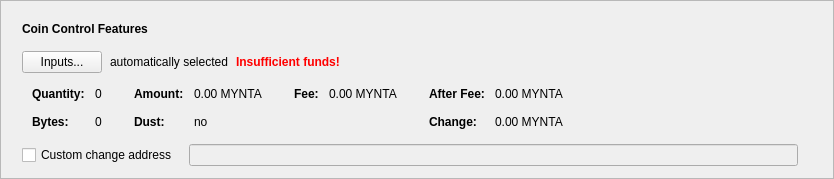
      <widget class="QFrame" name="frameCoinControl">
       <property name="sizePolicy">
        <sizepolicy hsizetype="Expanding" vsizetype="Fixed">
         <horstretch>0</horstretch>
         <verstretch>0</verstretch>
        </sizepolicy>
       </property>
       <property name="frameShape">
        <enum>QFrame::StyledPanel</enum>
       </property>
       <property name="frameShadow">
        <enum>QFrame::Raised</enum>
       </property>
       <layout class="QVBoxLayout" name="verticalLayout_2">
        <item>
         <layout class="QVBoxLayout" name="verticalLayoutCoinControl" stretch="0,0,0,0,0">
          <property name="spacing">
           <number>0</number>
          </property>
          <property name="sizeConstraint">
           <enum>QLayout::SetDefaultConstraint</enum>
          </property>
          <property name="leftMargin">
           <number>10</number>
          </property>
          <property name="topMargin">
           <number>10</number>
          </property>
          <item>
           <layout class="QHBoxLayout" name="horizontalLayoutCoinControl1">
            <property name="bottomMargin">
             <number>15</number>
            </property>
            <item>
             <widget class="QLabel" name="labelCoinControlFeatures">
              <property name="sizePolicy">
               <sizepolicy hsizetype="Preferred" vsizetype="Maximum">
                <horstretch>0</horstretch>
                <verstretch>0</verstretch>
               </sizepolicy>
              </property>
              <property name="font">
               <font>
                <weight>75</weight>
                <bold>true</bold>
               </font>
              </property>
              <property name="styleSheet">
               <string notr="true">font-weight:bold;</string>
              </property>
              <property name="text">
               <string>Coin Control Features</string>
              </property>
             </widget>
            </item>
           </layout>
          </item>
          <item>
           <layout class="QHBoxLayout" name="horizontalLayoutCoinControl2" stretch="0,0,0,0">
            <property name="spacing">
             <number>8</number>
            </property>
            <property name="bottomMargin">
             <number>10</number>
            </property>
            <item>
             <widget class="QPushButton" name="pushButtonCoinControl">
              <property name="styleSheet">
               <string notr="true"/>
              </property>
              <property name="text">
               <string>Inputs...</string>
              </property>
              <property name="autoDefault">
               <bool>false</bool>
              </property>
             </widget>
            </item>
            <item>
             <widget class="QLabel" name="labelCoinControlAutomaticallySelected">
              <property name="text">
               <string>automatically selected</string>
              </property>
              <property name="margin">
               <number>5</number>
              </property>
             </widget>
            </item>
            <item>
             <widget class="QLabel" name="labelCoinControlInsuffFunds">
              <property name="font">
               <font>
                <weight>75</weight>
                <bold>true</bold>
               </font>
              </property>
              <property name="styleSheet">
               <string notr="true">color:red;font-weight:bold;</string>
              </property>
              <property name="text">
               <string>Insufficient funds!</string>
              </property>
              <property name="margin">
               <number>5</number>
              </property>
             </widget>
            </item>
            <item>
             <spacer name="horizontalSpacerCoinControl">
              <property name="orientation">
               <enum>Qt::Horizontal</enum>
              </property>
              <property name="sizeHint" stdset="0">
               <size>
                <width>40</width>
                <height>1</height>
               </size>
              </property>
             </spacer>
            </item>
           </layout>
          </item>
          <item>
           <widget class="QWidget" name="widgetCoinControl" native="true">
            <property name="sizePolicy">
             <sizepolicy hsizetype="Preferred" vsizetype="Preferred">
              <horstretch>0</horstretch>
              <verstretch>0</verstretch>
             </sizepolicy>
            </property>
            <property name="minimumSize">
             <size>
              <width>0</width>
              <height>0</height>
             </size>
            </property>
            <property name="styleSheet">
             <string notr="true"/>
            </property>
            <layout class="QHBoxLayout" name="horizontalLayoutCoinControl5">
             <property name="leftMargin">
              <number>0</number>
             </property>
             <property name="topMargin">
              <number>0</number>
             </property>
             <property name="rightMargin">
              <number>0</number>
             </property>
             <property name="bottomMargin">
              <number>0</number>
             </property>
             <item>
              <layout class="QHBoxLayout" name="horizontalLayoutCoinControl3" stretch="0,0,0,1">
               <property name="spacing">
                <number>20</number>
               </property>
               <property name="topMargin">
                <number>0</number>
               </property>
               <property name="bottomMargin">
                <number>10</number>
               </property>
               <item>
                <layout class="QFormLayout" name="formLayoutCoinControl1">
                 <property name="horizontalSpacing">
                  <number>10</number>
                 </property>
                 <property name="verticalSpacing">
                  <number>14</number>
                 </property>
                 <property name="leftMargin">
                  <number>10</number>
                 </property>
                 <property name="topMargin">
                  <number>4</number>
                 </property>
                 <property name="rightMargin">
                  <number>6</number>
                 </property>
                 <item row="0" column="0">
                  <widget class="QLabel" name="labelCoinControlQuantityText">
                   <property name="font">
                    <font>
                     <weight>75</weight>
                     <bold>true</bold>
                    </font>
                   </property>
                   <property name="text">
                    <string>Quantity:</string>
                   </property>
                   <property name="margin">
                    <number>0</number>
                   </property>
                  </widget>
                 </item>
                 <item row="0" column="1">
                  <widget class="QLabel" name="labelCoinControlQuantity">
                   <property name="cursor">
                    <cursorShape>IBeamCursor</cursorShape>
                   </property>
                   <property name="contextMenuPolicy">
                    <enum>Qt::ActionsContextMenu</enum>
                   </property>
                   <property name="text">
                    <string notr="true">0</string>
                   </property>
                   <property name="margin">
                    <number>0</number>
                   </property>
                   <property name="textInteractionFlags">
                    <set>Qt::LinksAccessibleByMouse|Qt::TextSelectableByKeyboard|Qt::TextSelectableByMouse</set>
                   </property>
                  </widget>
                 </item>
                 <item row="1" column="0">
                  <widget class="QLabel" name="labelCoinControlBytesText">
                   <property name="font">
                    <font>
                     <weight>75</weight>
                     <bold>true</bold>
                    </font>
                   </property>
                   <property name="text">
                    <string>Bytes:</string>
                   </property>
                  </widget>
                 </item>
                 <item row="1" column="1">
                  <widget class="QLabel" name="labelCoinControlBytes">
                   <property name="cursor">
                    <cursorShape>IBeamCursor</cursorShape>
                   </property>
                   <property name="contextMenuPolicy">
                    <enum>Qt::ActionsContextMenu</enum>
                   </property>
                   <property name="text">
                    <string notr="true">0</string>
                   </property>
                   <property name="textInteractionFlags">
                    <set>Qt::LinksAccessibleByMouse|Qt::TextSelectableByKeyboard|Qt::TextSelectableByMouse</set>
                   </property>
                  </widget>
                 </item>
                </layout>
               </item>
               <item>
                <layout class="QFormLayout" name="formLayoutCoinControl2">
                 <property name="horizontalSpacing">
                  <number>10</number>
                 </property>
                 <property name="verticalSpacing">
                  <number>14</number>
                 </property>
                 <property name="leftMargin">
                  <number>6</number>
                 </property>
                 <property name="topMargin">
                  <number>4</number>
                 </property>
                 <property name="rightMargin">
                  <number>6</number>
                 </property>
                 <item row="0" column="0">
                  <widget class="QLabel" name="labelCoinControlAmountText">
                   <property name="font">
                    <font>
                     <weight>75</weight>
                     <bold>true</bold>
                    </font>
                   </property>
                   <property name="text">
                    <string>Amount:</string>
                   </property>
                   <property name="margin">
                    <number>0</number>
                   </property>
                  </widget>
                 </item>
                 <item row="0" column="1">
                  <widget class="QLabel" name="labelCoinControlAmount">
                   <property name="cursor">
                    <cursorShape>IBeamCursor</cursorShape>
                   </property>
                   <property name="contextMenuPolicy">
                    <enum>Qt::ActionsContextMenu</enum>
                   </property>
                   <property name="text">
                    <string notr="true">0.00 MYNTA</string>
                   </property>
                   <property name="textInteractionFlags">
                    <set>Qt::LinksAccessibleByMouse|Qt::TextSelectableByKeyboard|Qt::TextSelectableByMouse</set>
                   </property>
                  </widget>
                 </item>
                 <item row="1" column="0">
                  <widget class="QLabel" name="labelCoinControlLowOutputText">
                   <property name="font">
                    <font>
                     <weight>75</weight>
                     <bold>true</bold>
                    </font>
                   </property>
                   <property name="text">
                    <string>Dust:</string>
                   </property>
                  </widget>
                 </item>
                 <item row="1" column="1">
                  <widget class="QLabel" name="labelCoinControlLowOutput">
                   <property name="cursor">
                    <cursorShape>IBeamCursor</cursorShape>
                   </property>
                   <property name="contextMenuPolicy">
                    <enum>Qt::ActionsContextMenu</enum>
                   </property>
                   <property name="text">
                    <string notr="true">no</string>
                   </property>
                   <property name="textInteractionFlags">
                    <set>Qt::LinksAccessibleByMouse|Qt::TextSelectableByKeyboard|Qt::TextSelectableByMouse</set>
                   </property>
                  </widget>
                 </item>
                </layout>
               </item>
               <item>
                <layout class="QFormLayout" name="formLayoutCoinControl3">
                 <property name="horizontalSpacing">
                  <number>10</number>
                 </property>
                 <property name="verticalSpacing">
                  <number>14</number>
                 </property>
                 <property name="leftMargin">
                  <number>6</number>
                 </property>
                 <property name="topMargin">
                  <number>4</number>
                 </property>
                 <property name="rightMargin">
                  <number>6</number>
                 </property>
                 <item row="0" column="0">
                  <widget class="QLabel" name="labelCoinControlFeeText">
                   <property name="font">
                    <font>
                     <weight>75</weight>
                     <bold>true</bold>
                    </font>
                   </property>
                   <property name="text">
                    <string>Fee:</string>
                   </property>
                   <property name="margin">
                    <number>0</number>
                   </property>
                  </widget>
                 </item>
                 <item row="0" column="1">
                  <widget class="QLabel" name="labelCoinControlFee">
                   <property name="cursor">
                    <cursorShape>IBeamCursor</cursorShape>
                   </property>
                   <property name="contextMenuPolicy">
                    <enum>Qt::ActionsContextMenu</enum>
                   </property>
                   <property name="text">
                    <string notr="true">0.00 MYNTA</string>
                   </property>
                   <property name="textInteractionFlags">
                    <set>Qt::LinksAccessibleByMouse|Qt::TextSelectableByKeyboard|Qt::TextSelectableByMouse</set>
                   </property>
                  </widget>
                 </item>
                </layout>
               </item>
               <item>
                <layout class="QFormLayout" name="formLayoutCoinControl4">
                 <property name="horizontalSpacing">
                  <number>10</number>
                 </property>
                 <property name="verticalSpacing">
                  <number>14</number>
                 </property>
                 <property name="leftMargin">
                  <number>6</number>
                 </property>
                 <property name="topMargin">
                  <number>4</number>
                 </property>
                 <property name="rightMargin">
                  <number>6</number>
                 </property>
                 <item row="0" column="0">
                  <widget class="QLabel" name="labelCoinControlAfterFeeText">
                   <property name="font">
                    <font>
                     <weight>75</weight>
                     <bold>true</bold>
                    </font>
                   </property>
                   <property name="text">
                    <string>After Fee:</string>
                   </property>
                   <property name="margin">
                    <number>0</number>
                   </property>
                  </widget>
                 </item>
                 <item row="0" column="1">
                  <widget class="QLabel" name="labelCoinControlAfterFee">
                   <property name="cursor">
                    <cursorShape>IBeamCursor</cursorShape>
                   </property>
                   <property name="contextMenuPolicy">
                    <enum>Qt::ActionsContextMenu</enum>
                   </property>
                   <property name="text">
                    <string notr="true">0.00 MYNTA</string>
                   </property>
                   <property name="textInteractionFlags">
                    <set>Qt::LinksAccessibleByMouse|Qt::TextSelectableByKeyboard|Qt::TextSelectableByMouse</set>
                   </property>
                  </widget>
                 </item>
                 <item row="1" column="0">
                  <widget class="QLabel" name="labelCoinControlChangeText">
                   <property name="font">
                    <font>
                     <weight>75</weight>
                     <bold>true</bold>
                    </font>
                   </property>
                   <property name="text">
                    <string>Change:</string>
                   </property>
                  </widget>
                 </item>
                 <item row="1" column="1">
                  <widget class="QLabel" name="labelCoinControlChange">
                   <property name="cursor">
                    <cursorShape>IBeamCursor</cursorShape>
                   </property>
                   <property name="contextMenuPolicy">
                    <enum>Qt::ActionsContextMenu</enum>
                   </property>
                   <property name="text">
                    <string notr="true">0.00 MYNTA</string>
                   </property>
                   <property name="textInteractionFlags">
                    <set>Qt::LinksAccessibleByMouse|Qt::TextSelectableByKeyboard|Qt::TextSelectableByMouse</set>
                   </property>
                  </widget>
                 </item>
                </layout>
               </item>
              </layout>
             </item>
            </layout>
           </widget>
          </item>
          <item>
           <layout class="QHBoxLayout" name="horizontalLayoutCoinControl4" stretch="0,0,0">
            <property name="spacing">
             <number>12</number>
            </property>
            <property name="sizeConstraint">
             <enum>QLayout::SetDefaultConstraint</enum>
            </property>
            <property name="topMargin">
             <number>5</number>
            </property>
            <property name="rightMargin">
             <number>5</number>
            </property>
            <item>
             <widget class="QCheckBox" name="checkBoxCoinControlChange">
              <property name="toolTip">
               <string>If this is activated, but the change address is empty or invalid, change will be sent to a newly generated address.</string>
              </property>
              <property name="text">
               <string>Custom change address</string>
              </property>
             </widget>
            </item>
            <item>
             <widget class="QValidatedLineEdit" name="lineEditCoinControlChange">
              <property name="enabled">
               <bool>false</bool>
              </property>
              <property name="sizePolicy">
               <sizepolicy hsizetype="Expanding" vsizetype="Fixed">
                <horstretch>0</horstretch>
                <verstretch>0</verstretch>
               </sizepolicy>
              </property>
             </widget>
            </item>
            <item>
             <widget class="QLabel" name="labelCoinControlChangeLabel">
              <property name="sizePolicy">
               <sizepolicy hsizetype="Preferred" vsizetype="Expanding">
                <horstretch>0</horstretch>
                <verstretch>0</verstretch>
               </sizepolicy>
              </property>
              <property name="minimumSize">
               <size>
                <width>0</width>
                <height>0</height>
               </size>
              </property>
              <property name="text">
               <string/>
              </property>
              <property name="margin">
               <number>3</number>
              </property>
             </widget>
            </item>
           </layout>
          </item>
          <item>
           <spacer name="verticalSpacerCoinControl">
            <property name="orientation">
             <enum>Qt::Vertical</enum>
            </property>
            <property name="sizeType">
             <enum>QSizePolicy::Expanding</enum>
            </property>
            <property name="sizeHint" stdset="0">
             <size>
              <width>800</width>
              <height>1</height>
             </size>
            </property>
           </spacer>
          </item>
         </layout>
        </item>
       </layout>
      </widget>
